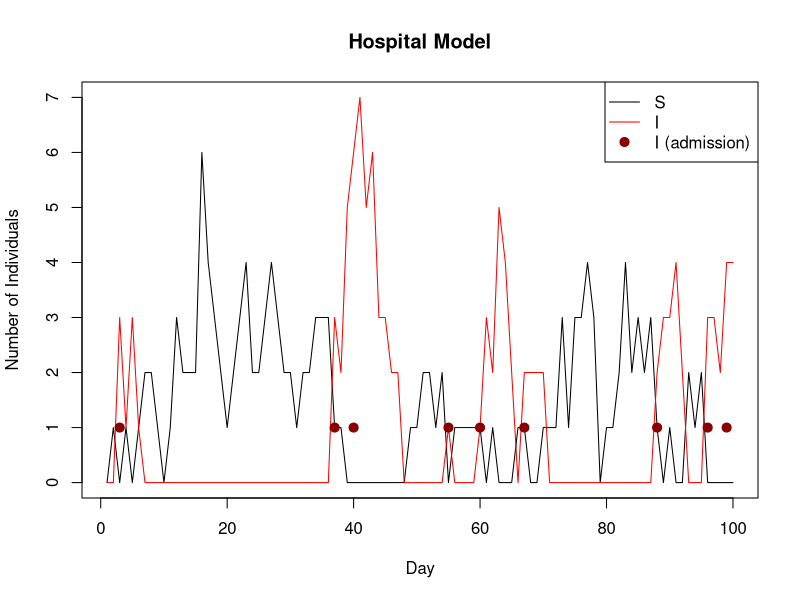

The R script that drew this image: (Note: this script raises an error after producing the figure.)
### now trying to simulate hospital data: SI model, discrete time, patients entering and exiting, some colonised on admission, inaccurate testing

# function to do the simulation
hospital_sim <- function(beta,col_prop,sens,spec,admit_rate,dis_rate,test_rate,T_max,seed){
  
  # list of inputs:
  # beta - transmission rate
  # col_prop - proportion of being colonised on admission
  # sens - test sensitivity
  # spec - test specificity
  # admit_rate - rate of admittance to the hospital (overall)
  # dis_rate - rate of discharge from the hospital (per person)
  # test_rate - rate of testing per patient
  # T_max - length of time to run the simulation for
  # seed - value of the random seed
  
  # setting the seed
  set.seed(seed)
  
  # creating empty variables for the current susceptible and infectious status of each patient
  S <- c()
  I <- c()
  
  # creating empty variables for storage
  S_list <- list()
  I_list <- list()
  sum_S <- c()
  sum_I <- c()
  sum_I_admit <- rep(0,times=T_max)
  admit_times <- c()
  dis_times <- c()
  col_times <- c()
  col_admit <- c()
  test_times <- c()
  test_ids <- c()
  test_results <- c()
  I_star <- c()
  
  # initial number of patients
  n <- 0
  
  # initial number of tests
  m <- 0
  
  # simulating for T_max time
  for(t in 1:T_max){
    
    # discharging patients from the previous day
    if(n!=0){
      for(i in 1:n){
        dis<- rbinom(1,S[i]+I[i],1-exp(-1*dis_rate)) # determining if a discharge would happen
        if(dis==1){
          dis_times[i] <- t-1 # recording the time of discharge as the previous day
          S[i] <- 0 
          I[i] <- 0
        }
      }
    }
    
    # generating the number of arrivals from a poisson distribution
    n_new <- rpois(1,admit_rate)
    
    # for each new arrival, assign either susceptible or infective
    if(n_new!=0){
      for(i in (n+1):(n+n_new)){
        admit_times[i] <- t #saving the admission time for this patient
        col_arrival <- rbinom(1,1,col_prop) #determining if the new patient is colonised on admission
        if(col_arrival==1){
          S[i] <- 0
          I[i] <- 1
          col_times[i] <- Inf # this individual cannot be colonised in the hospital, since they are colonised on admission
          col_admit[i] <- 1 # recording being colonised on admission for that individual
          sum_I_admit[t] <- sum_I_admit[t] + 1 # recording being colonised on admission for that time
        }
        else{
          S[i] <- 1
          I[i] <- 0
          col_admit[i] <- 0 # recording not being colonised on admission
        }
      }
    }
    
    # updating the total number of patients ever admitted
    n <- n + n_new
    
    # tracking the number of infectives when transmission occurs
    I_star[t] <- sum(I)
    
    # creating a vector for transitions
    if(n!=0){
      SI <- rep(0,times=n)
    }
    
    # simulating each individual's transmission
    if(n!=0){
      for(i in 1:n){
        
        # simulating transitions for each individual
        SI[i] <- rbinom(1,S[i],1-exp(-1*beta*sum(I)))
        
        # storing times of transitions
        if(SI[i]==1){
          col_times[i] <- t
        }
        
      }
    }
    
    # applying the transitions
    if(n!=0){
      S <- S - SI
      I <- I + SI
    }
    
    # storing values of S, I, and R
    S_list[[t]] <- S
    I_list[[t]] <- I
    sum_S[t] <- sum(S)
    sum_I[t] <- sum(I)
    
    # possibly testing on each individual currently admitted
    if(n!=0){
      for(i in 1:n){
        test <- rbinom(1,S[i]+I[i],1-exp(-1*test_rate)) # determining if a test will happen on this patient
        if(test==1){
          m <- m+1 # increase number of tests
          test_times[m] <- t  # recording time of current test
          test_ids[m] <- i # recording patient of current test
          prob_pos <- (sens*I[i])+((1-spec)*S[i]) # probability of positive test result
          test_results[m] <- rbinom(1,1,prob_pos) # recording outcome of current test
        }
      }
    }
    
  }
  
  # if colonisation time is NA, turn it into infinity
  if(n!=0){
    for(i in 1:n){
      if(is.na(col_times[i])){
        col_times[i] <- Inf
      }
    }
  }
  
  # if discharge time is NA, turn it into T_max
  if(n!=0){
    for(i in 1:n){
      if(is.na(dis_times[i])){
        dis_times[i] <- T_max
      }
    }
  }
  
  # completing colonisation and discharge time vectors
  n_col <- length(col_times)
  n_dis <- length(dis_times)
  if(n_col != n){
    for(i in (n_col+1):n){
      col_times[i] <- Inf
    }
  }
  if(n_dis != n){
    for(i in (n_dis+1):n){
      dis_times[i] <- T_max
    }
  }
  
  # returning outputs
  return(list(S=S_list,I=I_list,sum_S=sum_S,sum_I=sum_I,sum_I_admit=sum_I_admit,I_star=I_star,admit_times=admit_times,dis_times=dis_times,col_times=col_times,col_admit=col_admit,test_times=test_times,test_ids=test_ids,test_results=test_results,patient_total=n,test_total=m))
  
  # list of outputs:
  # S - list of susceptible status for each individual over time
  # I - list of infective status for each individual over time
  # sum_S - total number of susceptible individuals over time
  # sum_I - total number of infective individuals over time
  # sum_I_admit - total number of infective individuals on admission over time
  # I_star - total number of infective individuals over time at time of infection
  # admit_times - the time of admission for each individual
  # dis_times - the time of discharge for each individual
  # col_times - the time of colonisation for each individual
  # col_admit - whether that individual is colonised on admission
  # test_times - the time of each test
  # test_ids - the individual number associated with this test
  # test_results - the result of this test
  # patient_total - number of patients admitted
  # test_total - number of tests carried out
  
}

# trying out the simulation
data_hospital <- hospital_sim(1,0.1,0.95,0.95,1,0.5,1,100,1)

# plotting the results of the simulation (base plot)
col_admit_count <- data_hospital$sum_I_admit
col_admit_count[col_admit_count == 0] <- NA
plot(1:100,data_hospital$sum_S,type="l",ylim=c(0,max(c(data_hospital$sum_S,data_hospital$sum_I))),xlab="Day",ylab="Number of Individuals",main="Hospital Model"); lines(1:100,data_hospital$sum_I,col="red"); points(col_admit_count,pch=19,col="darkred",lwd=2.5); legend("topright",legend=c("S", "I", "I (admission)"),col=c("black","red","darkred"), lty= c(1,1,NA), pch=c(NA,NA,19), lwd=c(1,1,2.5))

# plotting the results of the simulation (ggplot)
plot_S <- as.data.frame(cbind(1:100,data_hospital$sum_S))
plot_I <- as.data.frame(cbind(1:100,data_hospital$sum_I))
plot_I_admit <- as.data.frame(cbind(1:100,col_admit_count))
sim_plot <- ggplot() + geom_line(aes(x=V1,y=V2),plot_S) + geom_line(aes(x=V1,y=V2),plot_I,col="red") + geom_point(aes(x=V1,y=col_admit_count),plot_I_admit,col="darkred",size=2.25)
sim_plot <- sim_plot + xlab("Day") + ylab("Individuals") + ggtitle("Hospital Simulation") + theme_xkcd()
print(sim_plot)

# generating data for the MCMC
data_MRSA <- hospital_sim(0.1,0.05,0.8,1,3,1/3,0.5,500,1)

# finding the number of true postives and false negatives
TP <- 0
FN <- 0
for(j in 1:(data_MRSA$test_total)){ # checking over every test
  if(data_MRSA$test_times[j] >= data_MRSA$col_times[data_MRSA$test_ids[j]]){ # if the time of the test is after the colonisation time, the patient is colonised
    if(data_MRSA$test_results[j]==T){ # if the test is positive, we have a true positive
      TP <- TP+1
    }
    else{ # if the test is negative, we have a false negative
      FN <- FN+1
    }
  }
  if((data_MRSA$test_times[j] >= data_MRSA$admit_times[data_MRSA$test_ids[j]])&(data_MRSA$col_admit[data_MRSA$test_ids[j]]==1)){ # if the time of the test is after the colonisation time, the patient is colonised
    if(data_MRSA$test_results[j]==T){ # if the test is positive, we have a true positive
      TP <- TP+1
    }
    else{ # if the test is negative, we have a false negative
      FN <- FN+1
    }
  }
}
print(c(TP,FN)) # number of true positives and false negatives

# summary stats
data_MRSA$patient_total # total number of patients
mean(data_MRSA$dis_times-data_MRSA$admit_times) #average time in hospital
sum(is.finite(data_MRSA$col_times)) # patients infected in the hospital
sum(data_MRSA$col_admit) # patients infected on admission
data_MRSA$patient_total - sum(is.finite(data_MRSA$col_times)) - sum(data_MRSA$col_admit) # patients never admitted
data_MRSA$test_total # total number of tests
data_MRSA$test_total - TP - FN # number of true negatives